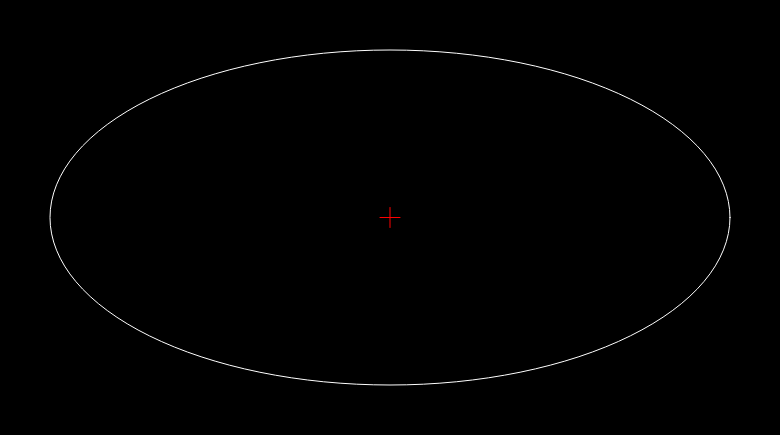
Frame 1 (no input)
Frame 60 (no input): identical to frame 1, image omitted
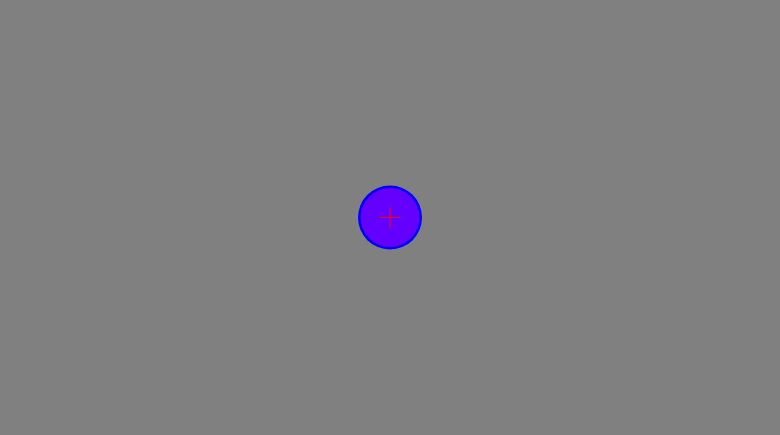
Frame 120 (the mouse pressed at the canvas centre since frame 60)

The p5.js sketch that drew these frames (run headless with seeded random() and noise() and a simulated clock; from frame 60 on, the mouse is pressed at the canvas centre):

// p5.js sketch
// ── sketch.js
var col = 0;
var col1 = 0;
var col2 = 0;
var a1 = 0;
var a2 = 0;
var a3 = 0;
var a4 = 0;
var grower = 0;
var hyp = 10;


//var w = displayWidth-20;
//var h = displayHeight-160;

function setup() {
	createCanvas(displayWidth-20, displayHeight-165);
	hyp = (sq(displayHeight-165))+(sq(displayWidth-20));
}

function draw() {
	// Background
	col = map(mouseX, 0, displayWidth-20, 0, 255);
	background(col);
	
	// Path
	pathcol = map(col, 0, 255, 255, 0)
	fill(col);
	stroke(pathcol);
	ellipse((displayWidth-20)/2, (displayHeight-165)/2, displayWidth-20-100, displayHeight-165-100);
	
	
	// Moving Ellipses
	noStroke();
	fill(0, 0, 255, a1);
	ellipse(mouseX, (displayHeight-165)/2, 64, 64);
	
	fill(0, 0, 255, a2);
	ellipse((displayWidth-20)/2, mouseY, 64, 64);
	
	reversemousex = map(mouseX, 0, (displayWidth-20), (displayWidth-20), 0);
	fill(0, 0, 255, a3);
	ellipse(reversemousex, (displayHeight-165)/2, 64, 64);
	
	reveresmousey = map(mouseY, 0, (displayHeight-165), (displayHeight-165), 0);
	fill(0, 0, 255, a4);
	ellipse((displayWidth-20)/2, reveresmousey, 64, 64);
	
	
	// Making the moving ellipses appear
	if ((mouseIsPressed) && (a3 === 255)) {
		a4 = 255;
	}
	if ((mouseIsPressed) && (a2 === 255)) {
		a3 = 255;
	}
	if ((mouseIsPressed) && (a1 === 255)) {
		a2 = 255;
	}
	if (mouseIsPressed) {
		a1 = 255;
		mouseIsPressed = false;
	}
	
	// Growing Center
		fill(100, 0, 255);
	if ((mouseX === (displayWidth-20)/2) && (mouseY = (displayHeight-165)/2)) {
		if (grower > (displayHeight-165)) {
			fill(0, 255, 255);
		}
		if (grower > (displayWidth-20)) {
			fill(240, 255, 25);
		}
		if (grower > sqrt(hyp)) {
			fill(255, 100, 2);
		}
		noStroke();
		circle((displayWidth-20)/2, (displayHeight-165)/2, grower)
		grower = grower + 1;
	} else {
		grower = 0;
	}
	
	// Optional Aiming Cross
	stroke(255, 0, 0);
	line(((displayWidth-20)/2)+10, (displayHeight-165)/2, ((displayWidth-20)/2)-10, (displayHeight-165)/2);
	line(((displayWidth-20)/2), (displayHeight-165)/2+10, ((displayWidth-20)/2), (displayHeight-165)/2-10);
	
	// Reset Switch
	if (keyIsPressed) {
		col1 = 0;
		col2 = 0;
		a1 = 0;
		a2 = 0;
		a3 = 0;
		a4 = 0;
		grower = 0;
	}
}
